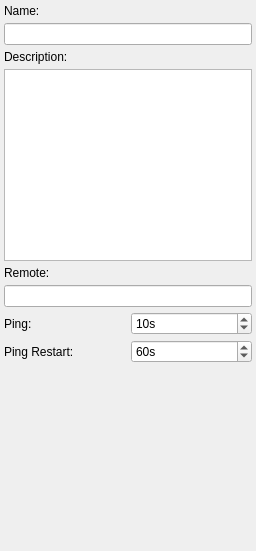
<ui version="4.0" >
 <author></author>
 <comment></comment>
 <exportmacro></exportmacro>
 <class>GeneralOpenVPNBase</class>
 <widget class="QWidget" name="GeneralOpenVPNBase" >
  <property name="geometry" >
   <rect>
    <x>0</x>
    <y>0</y>
    <width>256</width>
    <height>551</height>
   </rect>
  </property>
  <property name="windowTitle" >
   <string>General</string>
  </property>
  <layout class="QVBoxLayout" >
   <property name="margin" >
    <number>4</number>
   </property>
   <property name="spacing" >
    <number>5</number>
   </property>
   <item>
    <widget class="QLabel" name="label" >
     <property name="text" >
      <string>Name:</string>
     </property>
    </widget>
   </item>
   <item>
    <widget class="QLineEdit" name="name" />
   </item>
   <item>
    <widget class="QLabel" name="label_2" >
     <property name="text" >
      <string>Description:</string>
     </property>
    </widget>
   </item>
   <item>
    <widget class="QTextEdit" name="description" >
     <property name="acceptRichText" >
      <bool>false</bool>
     </property>
    </widget>
   </item>
   <item>
    <widget class="QLabel" name="label_3" >
     <property name="text" >
      <string>Remote:</string>
     </property>
    </widget>
   </item>
   <item>
    <widget class="QLineEdit" name="remote" />
   </item>
   <item>
    <layout class="QGridLayout" >
     <property name="margin" >
      <number>0</number>
     </property>
     <property name="spacing" >
      <number>5</number>
     </property>
     <item row="1" column="1" >
      <widget class="QSpinBox" name="pingRestart" >
       <property name="suffix" >
        <string comment="short for second" >s</string>
       </property>
       <property name="maximum" >
        <number>1000</number>
       </property>
       <property name="minimum" >
        <number>5</number>
       </property>
       <property name="singleStep" >
        <number>2</number>
       </property>
       <property name="value" >
        <number>60</number>
       </property>
      </widget>
     </item>
     <item row="0" column="0" >
      <widget class="QLabel" name="label_7" >
       <property name="text" >
        <string>Ping:</string>
       </property>
      </widget>
     </item>
     <item row="0" column="1" >
      <widget class="QSpinBox" name="ping" >
       <property name="suffix" >
        <string comment="short for second" >s</string>
       </property>
       <property name="minimum" >
        <number>5</number>
       </property>
       <property name="singleStep" >
        <number>2</number>
       </property>
       <property name="value" >
        <number>10</number>
       </property>
      </widget>
     </item>
     <item row="1" column="0" >
      <widget class="QLabel" name="label_8" >
       <property name="text" >
        <string>Ping Restart:</string>
       </property>
      </widget>
     </item>
    </layout>
   </item>
   <item>
    <spacer>
     <property name="orientation" >
      <enum>Qt::Vertical</enum>
     </property>
     <property name="sizeHint" >
      <size>
       <width>20</width>
       <height>40</height>
      </size>
     </property>
    </spacer>
   </item>
  </layout>
 </widget>
 <pixmapfunction></pixmapfunction>
 <tabstops>
  <tabstop>name</tabstop>
  <tabstop>description</tabstop>
  <tabstop>remote</tabstop>
  <tabstop>ping</tabstop>
  <tabstop>pingRestart</tabstop>
 </tabstops>
 <resources/>
 <connections/>
</ui>
